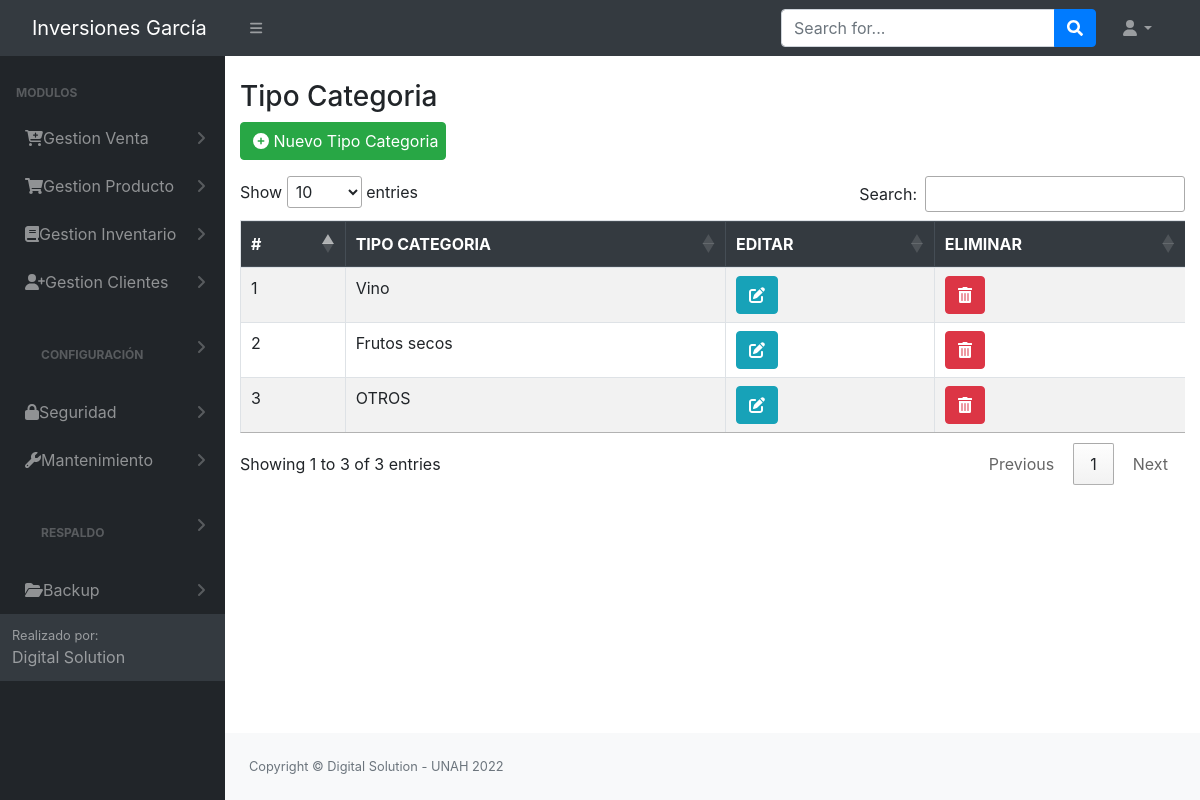
The app's page /src/tipo_categoria.php (signed in) with its own data.
### tables this page shows
CREATE TABLE `tbl_permisos` (
  `id_permiso` int(11) NOT NULL AUTO_INCREMENT,
  `id_rol` int(11) NOT NULL,
  `permiso_insercion` int(11) NOT NULL,
  `permiso_eliminacion` int(11) NOT NULL,
  `permiso_modificar` int(11) NOT NULL,
  `permiso_consultar` int(11) NOT NULL,
  `id_objeto` int(11) NOT NULL,
  `pdf` int(11) NOT NULL,
  PRIMARY KEY (`id_permiso`),
  KEY `id_objeto` (`id_objeto`),
  KEY `id_rol` (`id_rol`)
);

CREATE TABLE `tbl_modulos` (
  `id_objeto` int(11) NOT NULL AUTO_INCREMENT,
  `Objeto` varchar(100) NOT NULL,
  `descripcion_objeto` varchar(30) NOT NULL,
  `id_padre` int(11) NOT NULL,
  `URL` varchar(100) NOT NULL,
  PRIMARY KEY (`id_objeto`)
);

CREATE TABLE `tipo_categoria` (
  `id` int(11) NOT NULL AUTO_INCREMENT,
  `descripcion` varchar(20) NOT NULL,
  PRIMARY KEY (`id`)
);

### config/conex.php (called while the page is built, shortened)
<?php
     function getConexion()
    {
        $db = new PDO('mysql:host=localhost:3306;dbname=bd_inversiones_garcia', 'root', '');
        return $db;
    }
?>

### controladores/controlador_tipo_categoria.php (called while the page is built, shortened)
<?php
include_once '../modelos/modelo_tipo_categoria.php';
function mostrarTipoca()
{
    $modeloPregunta = new tipocat();
    $resultado = $modeloPregunta->get_pregunta();
    return $resultado;
}

### modelos/modelo_tipo_categoria.php (called while the page is built, shortened)
<?php
class tipocat
{
    private $db;
    private $Pregunta;
    public function __construct()
    {
        $this->db = getConexion();
        $this->Pregunta = array();
    }
    private function setNames()
    {
        return $this->db->query("SET NAMES 'utf8'");
    }
    public function get_pregunta(){
        $this->db = getConexion();
        self::setNames();
        $sql = "SELECT * FROM tipo_categoria";
        $resultado = $this->db->query($sql);
        foreach ($resultado as $resp) {
            $this->Pregunta[] = $resp;
        }
        return $this->Pregunta;
        $this->db = null;
    }
}
?>

### src/tipo_categoria.php (the view, shortened to what this page needs)
<?php
include_once "../Login/header.php";
include_once '../controladores/controlador_tipo_categoria.php';
$id = $_SESSION['rol'];
$sql = mysqli_query($conn, "SELECT * FROM tbl_permisos where ID_OBJETO = 28 and ID_ROL = '$id'");
$row = mysqli_fetch_array($sql);
$insertar = $row['permiso_insercion'];
$modificar = $row['permiso_modificar'];
$eliminar = $row['permiso_eliminacion'];
?>
<div class="container-fluid">
    <div class="page-title">
        <div class="title_left">
            <h3>Tipo Categoria</h3>
        </div>
        <div class="title_right">
            <div class="col-md-3 col-sm-3 form-group row pull-right top_search">
            <?php
            if ($insertar == 1) { ?>
                <button onclick="window.location.href='../src/nuevo_tipo_categoria.php'" class="btn  btn-round btn-success"><i class="fa-solid fa-circle-plus"></i> Nuevo Tipo Categoria</button>
                <?php } ?>
            </div>
        </div>
    </div>
    <div class="row">
        <div class="col-lg-12">
            <div class="table-responsive">
                <table class="table table-striped table-bordered" id="table">
                    <thead class="thead-dark">
                        <tr>
                            <th>#</th>
                            <th>TIPO CATEGORIA</th>
                            <?php if ($modificar == 1) { ?>
                            <th>EDITAR</th>
                            <?php } ?>
                            <?php if ($eliminar == 1) { ?>
                            <th>ELIMINAR</th>
                            <?php } ?>
                        </tr>
                    </thead>
                    <tbody>
                        <?php
                        $resultado = mostrarTipoca();
                        foreach ($resultado as $Pregunta) {
                            echo "<tr>";
                            echo "<td>" . $Pregunta['id'] . "</td>";
                            echo "<td>" . $Pregunta['descripcion'] . "</td>";
                            if ($modificar == 1) {
                              echo "<th><a href='../src/modificar_tipo_categoria.php?id=" . base64_encode($Pregunta['id']) . "'> <i class='btn btn-round btn-info'><i class='fa-solid fa-pen-to-square'></i></a></th>";
                            }
                            if ($eliminar == 1) {
                            echo "<td><button class ='btn btn-round btn-danger' onclick='eliminar(" . $Pregunta['id'] . ")'><i class='fas fa-trash-alt'></i></button></td>";
                            }
                            echo "</tr>";
                        }
                        ?>
                    </tbody>
                </table>
            </div>
        </div>
    </div>
</div>
<?php include_once "../Login/footer.php"; ?>

### Login/header.php (shortened to what this page needs)
<?php
include '../config/conn.php';
?>
<!DOCTYPE html>
<html lang="en">
    <head>
        <link href="https://cdn.jsdelivr.net/npm/simple-datatables@latest/dist/style.css" rel="stylesheet" />
        <link href="../dist/css/styles.css" rel="stylesheet" />
        <link rel="stylesheet" href="../Login/vendors/x/dist/notiflix-3.2.5.min.css" />
        <link rel="stylesheet" href="https://cdnjs.cloudflare.com/ajax/libs/twitter-bootstrap/4.1.3/css/bootstrap.css">
        <link rel="stylesheet" href="https://cdn.datatables.net/1.10.20/css/dataTables.bootstrap4.min.css">
        <link rel="stylesheet" type="text/css" href="assets/css/main.css">
        <link rel="stylesheet" type="text/css" href="assets/css/style.css">
        <link href="https://cdn.jsdelivr.net/npm/bootstrap@5.1.3/dist/css/bootstrap.min.css" rel="stylesheet">
        <link href="../dist/css/contenedor.css" rel="stylesheet" />
        <link href="../Login/vendors/bootstrap/dist/css/bootstrap.min.css" rel="stylesheet">
        <link rel="stylesheet" href="../Login/vendors/notiflix/dist/notiflix-3.2.5.min.css" />
        <link rel="stylesheet" href="https://cdnjs.cloudflare.com/ajax/libs/font-awesome/5.7.2/css/all.min.css" />
        <link rel="stylesheet" href="https://cdnjs.cloudflare.com/ajax/libs/simple-line-icons/2.4.1/css/simple-line-icons.css" />
        <link rel="stylesheet" href="https://cdn.datatables.net/1.10.19/css/jquery.dataTables.min.css" />
        <link rel="stylesheet" href="https://cdn.datatables.net/buttons/1.5.6/css/buttons.dataTables.min.css" />
    </head>
    <body class="sb-nav-fixed">
        <nav class="sb-topnav navbar navbar-expand navbar-dark bg-dark">
            <a class="navbar-brand ps-3" id="titulo_menu" href="../dist/home.php">  Inversiones García  </a>
            <button class="btn btn-link btn-sm order-1 order-lg-0 me-4 me-lg-0" id="sidebarToggle" href="#!"><i class="fas fa-bars"></i></button>
            <form class="d-none d-md-inline-block form-inline ms-auto me-0 me-md-3 my-2 my-md-0">
                <div class="input-group">
                    <input class="form-control" type="text" placeholder="Search for..." aria-label="Search for..." aria-describedby="btnNavbarSearch" />
                    <button class="btn btn-primary" id="btnNavbarSearch" type="button"><i class="fas fa-search"></i></button>
                </div>
            </form>
            <ul class="navbar-nav ms-auto ms-md-0 me-3 me-lg-4">
                <li class="nav-item dropdown">
                    <a class="nav-link dropdown-toggle" id="navbarDropdown" href="#" role="button" data-bs-toggle="dropdown" aria-expanded="false"><i class="fas fa-user fa-fw"></i></a>
                </li>
            </ul>
        </nav>
        <div id="layoutSidenav">
            <div id="layoutSidenav_nav">
                <nav class="sb-sidenav accordion sb-sidenav-dark" id="sidenavAccordion">
                    <div class="sb-sidenav-menu">
                        <div class="nav">
                            <div class="sb-sidenav-menu-heading">Modulos</div>
                            <?php
                            $rol = $_SESSION['rol'];
                            $result = mysqli_query($conn, "select * from tbl_modulos tm inner join tbl_permisos tp ON tm.ID_OBJETO = tp.ID_OBJETO where tm.ID_PADRE = 0 and tp.permiso_consultar = 1 and tp.ID_ROL = '$rol'"); ?>
                            <?php foreach ($result as $i) : ?>
                                <a class="nav-link collapsed" href="#" data-bs-toggle="collapse" data-bs-target="#pagesCollapsePersonas<?= $i['id_objeto'] ?>" aria-expanded="false" aria-controls="pagesCollapseError">
                                    &nbsp;&nbsp;<?= $i['Objeto'] ?>
                                    <div class="sb-sidenav-collapse-arrow"><i class="fas fa-angle-down"></i></div>
                                </a>
                            <?php endforeach; ?>
                    </div>
                    <div class="sb-sidenav-footer">
                        <div class="small">Realizado por:</div>
                        Digital Solution
                    </div>
                </nav>
            </div>
            <div id="layoutSidenav_content"> <br>

### src/assets/css/style.css (style rules this page uses)
.row { display: -webkit-box; display: -ms-flexbox; display: flex; -ms-flex-wrap: wrap; flex-wrap: wrap; margin-right: -5px; margin-left: -5px; }

### records on screen
tbl_permisos: id_objeto.Objeto "Gestion Venta"
tbl_permisos: id_objeto.Objeto "Gestion Producto"
tbl_permisos: id_objeto.Objeto "Gestion Inventario"
tbl_permisos: id_objeto.Objeto "Gestion Clientes"
tbl_permisos: id_objeto.Objeto "CONFIGURACIÓN"
tbl_permisos: id_objeto.Objeto "Seguridad"
tbl_permisos: id_objeto.Objeto "Mantenimiento"
tbl_permisos: id_objeto.Objeto "RESPALDO"
tbl_permisos: id_objeto.Objeto "Backup"
tipo_categoria: id "1", descripcion "Vino"
tipo_categoria: id "2", descripcion "Frutos secos"
tipo_categoria: id "3", descripcion "OTROS"
